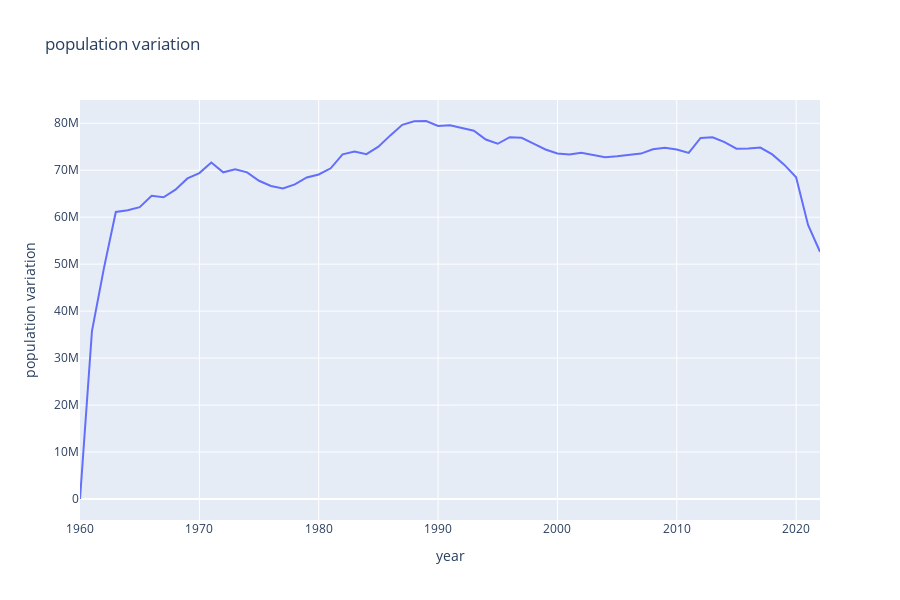

Write notebook code for a chart like this one.
### Code cell
df3 = df2.groupby('year')['population'].sum().reset_index()
df3['population variation'] = df3['population'].diff().fillna(0)
px.line(df3, 
        x='year',
        y='population variation',
        title= 'population variation',
        height=600,
        width=900)
